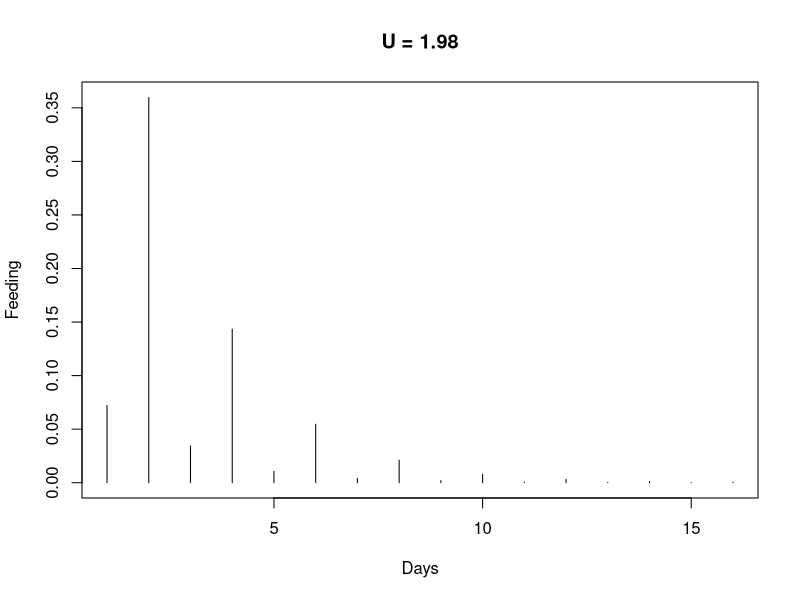

Here is the R script that generated this plot:
f <- function(x) {
  
  cycle1 <- rep(1, 16)
  cycle2 <- rep(0:1, 8)
  cycle3 <- c(rep(c(0,0,1), 5) ,0)
  cycle4 <- rep(c(0,0,0,1), 4)
  
  a <- x[1]
  b <- x[2]
  c <- x[3]
  d <- 1 - (a+b+c)
  p <- x[4]
  S <- p^(1:16)
  
  ts <- a*S*cycle1 + b*S*cycle2 + c*S*cycle3 + d*S*cycle4
  
  obs <- c(9,61,6,23,0,4,2)
  sum(
    (obs / sum(obs) - ts[1:7] / sum(ts[1:7]))^2 / (ts[1:7] / sum(ts[1:7]))
    )
  
}
g <- function(x) {
  
  cycle1 <- rep(1, 16)
  cycle2 <- rep(0:1, 8)
  cycle3 <- c(rep(c(0,0,1), 5),0)
  cycle4 <- rep(c(0,0,0,1),4)
  
  a <- x[1]
  b <- x[2]
  c <- x[3]
  d <- 1 - (a+b+c)
  p <- x[4]
  S <- p^(1:16)
  
  U <- a + 2 * b + 3 * c + 4 * (1 - (a + b + c))
  ts <- a*S*cycle1 + b*S*cycle2 + c*S*cycle3 + (1-(a+b+c))*S*cycle4
  
  plot(1:16, ts, type = "h", xlab = "Days", ylab = "Feeding", main = paste("U =", round(U, 2)))
  
}

par <- c(0.1, 0.8, 0.1, 0.6)
out <- optim(par, f, method = "L-BFGS-B", lower = 0, upper = 1)
g(out$par)
